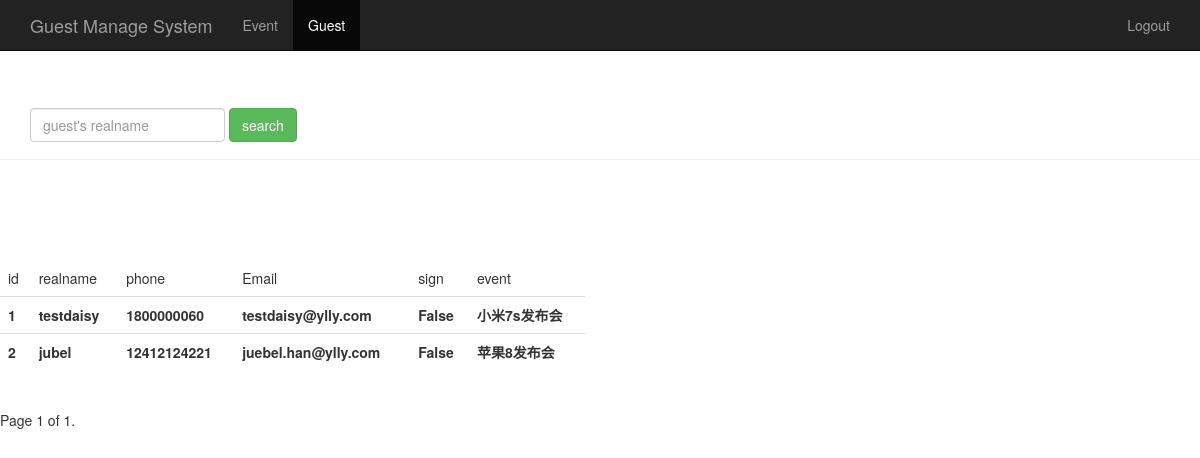
/guest_manage/, run on the app's committed database.
### sign/models.py (models this page shows, shortened)
class Guest(models.Model):
    event = models.ForeignKey(Event)  # id of event foreignkey
    realname = models.CharField(max_length=64) #name of guest
    phone = models.CharField(max_length=16)  #phone of guest
    email = models.EmailField()   #email of guest
    sign = models.BooleanField() #status of sign
    create_time = models.DateTimeField(auto_now=True)
    class Meta: # event_id+phone as unique primary key
        unique_together = ("event","phone")

class Event(models.Model):
    name = models.CharField(max_length=100) #event title
    limit = models.IntegerField()           #amount of attendance people
    status = models.BooleanField()          #status of event
    address = models.CharField(max_length=200) #address
    start_time = models.DateTimeField('events time') #time of event
    create_time = models.DateTimeField(auto_now=True) #create time of event(auto)
    def __str__(self):
        return self.name

### sign/views.py (the view)
# urls.py: url(r'^guest_manage/$',views.guest_manage),
def guest_manage(request):
    username = request.session.get("user", "")
    guest_list = Guest.objects.all()
    paginator = Paginator(guest_list,2)
    page = request.GET.get('page')
    try:
        contacts = paginator.page(page)
    except PageNotAnInteger:
        contacts = paginator.page(1)
    except EmptyPage:
        contacts = paginator.page(page.num_pages)
    return render(request,'guest_manage.html',{"user":username,"guests":contacts})

### sign/templates/guest_manage.html (shortened to what this page needs)
<!DOCTYPE html>
<html lang="zh-CN">
<head>
    {% load bootstrap3%}
    {% bootstrap_css %}
</head>
<body role="document">
<nav class="navbar navbar-inverse navbar-fixed-top">
    <div class="container">
        <div class="navbar-header">
            <a class="navbar-brand" href="/event_manage/">Guest Manage System</a>
        </div>
        <div id="navbar_guest" class="collapse navbar-collapse">
            <ul class="nav navbar-nav">
                <li><a href="/event_manage/">Event</a> </li>
                <li class="active"><a href="#">Guest</a> </li>
            </ul>
            <ul class="nav navbar-nav navbar-right">
                <li><a href="#">{{user}}</a> </li>
                <li><a href="/logout/">Logout</a> </li>
            </ul>
        </div>
    </div>
</nav>
<div class="page-header" style="padding-top: 60px;">
    <div id="navbar_searchrealname" class="navbar-collapse collapse">
        <form class="navbar-form" method="get" action="/search_realname/">
            <div class="form-group">
            <input name="realname" type="text" placeholder="guest's realname" class="form-control">
            </div>
            <button type="submit" class="btn btn-success">search</button>
        </form>
    </div>
</div>
<div class="row" style="padding-top: 80px">
    <div class="col-md-6">
        <table class="table table-stripesd">
            <thead>
            <tr>
                <td>id</td><td>realname</td><td>phone</td><td>Email</td><td>sign</td><td>event</td>
            </tr>
            </thead>
            <tbody>
            {% for guest in guests %}
            <tr>
                <th>{{guest.id}}</th>
                <th>{{guest.realname}}</th>
                <th>{{guest.phone}}</th>
                <th>{{guest.email}}</th>
                <th>{{guest.sign}}</th>
                <th>{{guest.event}}</th>
            </tr>
            {% endfor%}
            </tbody>
        </table>
    </div>
</div>
<div class="pagination">
    <span class="step-links">
        <span class="current">
            Page {{ guests.number}} of {{guests.paginator.num_pages}}.
        </span>
    </span>
</div>
</body>
</html>

### data on the page
Guest: id "1", realname "testdaisy", phone "1800000060", email "testdaisy@ylly.com", sign "False", event "小米7s发布会"
Guest: id "2", realname "jubel", phone "12412124221", email "juebel.han@ylly.com", sign "False", event "苹果8发布会"

### other printed values
{{ guests.number }} "1"
{{ guests.paginator.num_pages }} "1"
